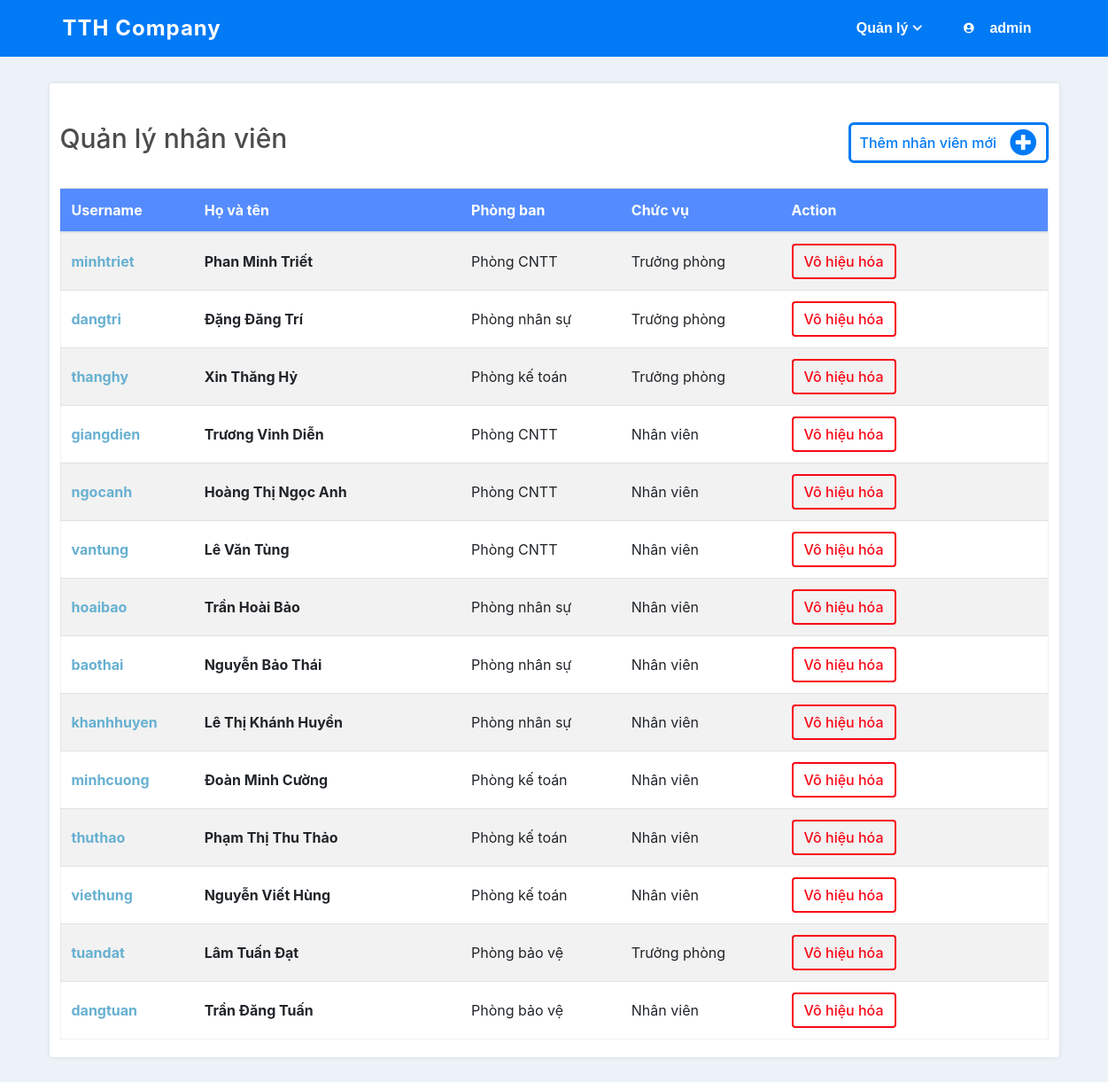
/view/User/UserManagement.php (signed in), run on the app's committed database.
### tables this page shows
CREATE TABLE `USERS` (
  `user_id` int NOT NULL,
  `user_name` varchar(20) NOT NULL,
  `password` varchar(255) NOT NULL,
  `user_role` varchar(15) NOT NULL,
  `ho_ten` varchar(100) DEFAULT NULL,
  `gioi_tinh` varchar(3) DEFAULT NULL,
  `ngay_sinh` date DEFAULT NULL,
  `sdt` varchar(10) DEFAULT NULL,
  `anh_dai_dien` varchar(255) DEFAULT NULL,
  `active` tinyint(1) DEFAULT '1',
  `so_absence_max` int DEFAULT NULL,
  `phong_ban_id` int DEFAULT NULL,
  `status` int DEFAULT NULL
);

CREATE TABLE `PHONG_BAN` (
  `phong_ban_id` int NOT NULL,
  `ten_phong` varchar(30) NOT NULL,
  `mo_ta` varchar(2550) DEFAULT NULL
);

### www/api/User/UserGet.api.php (called while the page is built, shortened)
<?php
    function _get_list_users() {
        $conn = connection();
        $stmt = $conn->prepare("SELECT `USERS`.*, `PHONG_BAN`.`ten_phong` FROM `USERS`, `PHONG_BAN` WHERE `USERS`.`phong_ban_id` = `PHONG_BAN`.`phong_ban_id` and `USERS`.`user_role` != N'Giám đốc' and `USERS`.`active` = 1 order by `USERS`.`user_id`");
        $stmt->execute();
        $results = $stmt->get_result();
        return $results;
    }
?>

### www/view/User/UserManagement.php (the view, shortened to what this page needs)
<!DOCTYPE html>
<html lang="en">
<head>
    <link rel="stylesheet" href="https://maxcdn.bootstrapcdn.com/bootstrap/4.5.2/css/bootstrap.min.css">
    <link rel="stylesheet" href="/style.css">
    <link rel="stylesheet" href="https://maxcdn.bootstrapcdn.com/font-awesome/4.4.0/css/font-awesome.min.css">
    <link rel="stylesheet" href="https://cdnjs.cloudflare.com/ajax/libs/normalize/8.0.1/normalize.min.css">
    <link rel="stylesheet" href="https://cdnjs.cloudflare.com/ajax/libs/font-awesome/5.15.4/css/all.min.css">
</head>
<body>
    <?php
        require("../../view/Common/Header.php");
        require_once("../../api/User/UserGet.api.php");
    ?>
    <div class="body-layout">
        <div class="container mb-5">
            <div class="row user-management">
                <div class="col">
                    <div class="row justify-content-between mb-3">
                        <h2 class="user-management-heading">Quản lý nhân viên</h2>
                        <div class="user-create">
                            <div class="btn_contain" href="#" data-toggle="modal" data-target="#userCreateModal">
                                <label>Thêm nhân viên mới</label>
                                <i class="fas fa-plus-circle add_btn"></i>
                            </div>
                        </div>
                    </div>
                </div>
                <div class="table-wrapper table-no-scroll">
                    <table class="user-list table table-hover table-striped">
                        <thead class="table-header">
                            <tr>
                                <th scope="col" class="align-middle employee-id">Username</th>
                                <th scope="col" class="align-middle employee-name">Họ và tên</th>
                                <th scope="col" class="align-middle employee-department">Phòng ban</th>
                                <th scope="col" class="align-middle employee-department">Chức vụ</th>
                                <th scope="col" class="align-middle">Action</th>
                            </tr>
                        </thead>
                        <tbody>
                            <?php
                                $users = _get_list_users();
                                if ($users->num_rows > 0) {
                                    while ($user =  $users->fetch_assoc()) {
                            ?>
                                <tr class="user-item" id="user_<?php echo $user['user_id'] ?>">
                                    <td> <a href="/view/User/UserDetail.php?user_id=<?php echo $user['user_id'] ?>"> <b><?php echo $user['user_name'] ?></b></a></td>
                                    <td class="font-weight-bold"><?php echo $user['ho_ten'] ?></td>
                                    <td><?php echo $user['ten_phong'] ?></td>
                                    <td><?php if($user['status'] == 0){echo "Nhân viên";}else{echo "Trưởng phòng";} ?></td>
                                    <td class="user-action">
                                        <button type="button" class="btn user-delete-btn" data-toggle="modal" data-target="#userDeleteModal" onClick="_setSelectedUser('<?php echo $user['user_name'] ?>')">Vô hiệu hóa</button>
                                    </td>
                                </tr>
                            <?php
                                    }
                                }else{
                                    echo '<tr> <td colspan=5>Chưa có user nào</td> </tr>';
                                }
                            ?>
                        </tbody>
                    </table>
                </div>
            </div>
        </div>
    </div>
</body>
</html>

### www/style.css (style rules this page uses)
:root { --bg-color: rgb(237, 242, 249); --grey-color: #b6b6b6; --blue-color: hsl(210, 100%, 48%); --blue-sub-color: hsl(210, 100%, 68%); --black-color: rgba(0, 0, 0, 0.85); --green-color: rgb(40, 167, 69); --red-color: #F90716; --warning-color: rgb(238, 92, 34); --in-progress-color: rgb(28, 214, 59); --task-detail-text: #42526e; --task-name-color: #1e3055; --sub-purple-colr: #9595e0; }
a { text-decoration: none; color: #67b0d1; }
body { overflow-x: hidden; background: var(--bg-color); }
.btn_contain { display: flex; width: fit-content; border: 3px solid var(--blue-color); color: var(--blue-color); border-radius: 6px; padding: 5px 10px; margin-bottom: 12px; justify-content: center; align-items: center; transition: 0.3s all ease; font-weight: 500; cursor: pointer; }
.btn_contain > label { display: block; margin: auto 0; transition: 0.3s all ease; }
.add_btn { transition: 0.3s all ease; margin-left: 15px; color: var(--blue-color); padding: 0 !important; display: flex; justify-content: center; align-items: center; font-size: 1.9rem; }
.user-delete-btn { background-color: transparent; color: var(--red-color); border: 2px solid var(--red-color) ; font-weight: 500; }
.body-layout { display: flex; width: 100%; padding: 0 !important; margin: 0 !important; overflow-x: hidden; background: var(--bg-color); }
.table-wrapper { width: 100%; background-color: rgba(255, 255, 255, 0.233); }
.table-wrapper table { margin-bottom: 0; }
.table-wrapper .table-header { background-color: #548CFF; color: white; }
.table td, th { vertical-align: middle !important; }
.user-list { border: 1px solid rgba(0,0,0,.05); }
.user-management { margin-top: 30px; background-color: #fff; padding: 14px 12px 20px 12px; border-radius: 3px; box-shadow: 0 0 5px rgb(0 0 0 / 10%); }
.user-management .user-item .user-action { min-width: 300px; }
.user-management .user-management-heading { color: rgb(76 76 76); font-weight: 500; margin: 30px 0px 0; font-size: 30px; }
.user-create { margin-top: 30px; }
.employee-id { min-width: 150px; }
.employee-name { min-width: 300px; }
.employee-department { min-width: 180px; }

### data on the page
users: user_name "minhtriet", ho_ten "Phan Minh Triết", phong_ban.ten_phong "Phòng CNTT", status "Trưởng phòng"
users: user_name "dangtri", ho_ten "Đặng Đăng Trí", phong_ban.ten_phong "Phòng nhân sự", status "Trưởng phòng"
users: user_name "thanghy", ho_ten "Xin Thăng Hỷ", phong_ban.ten_phong "Phòng kế toán", status "Trưởng phòng"
users: user_name "giangdien", ho_ten "Trương Vinh Diễn", phong_ban.ten_phong "Phòng CNTT", status "Nhân viên"
users: user_name "ngocanh", ho_ten "Hoàng Thị Ngọc Anh", phong_ban.ten_phong "Phòng CNTT", status "Nhân viên"
users: user_name "vantung", ho_ten "Lê Văn Tùng", phong_ban.ten_phong "Phòng CNTT", status "Nhân viên"
users: user_name "hoaibao", ho_ten "Trần Hoài Bảo", phong_ban.ten_phong "Phòng nhân sự", status "Nhân viên"
users: user_name "baothai", ho_ten "Nguyễn Bảo Thái", phong_ban.ten_phong "Phòng nhân sự", status "Nhân viên"
users: user_name "khanhhuyen", ho_ten "Lê Thị Khánh Huyền", phong_ban.ten_phong "Phòng nhân sự", status "Nhân viên"
users: user_name "minhcuong", ho_ten "Đoàn Minh Cường", phong_ban.ten_phong "Phòng kế toán", status "Nhân viên"
users: user_name "thuthao", ho_ten "Phạm Thị Thu Thảo", phong_ban.ten_phong "Phòng kế toán", status "Nhân viên"
users: user_name "viethung", ho_ten "Nguyễn Viết Hùng", phong_ban.ten_phong "Phòng kế toán", status "Nhân viên"
users: user_name "tuandat", ho_ten "Lâm Tuấn Đạt", phong_ban.ten_phong "Phòng bảo vệ", status "Trưởng phòng"
users: user_name "dangtuan", ho_ten "Trần Đăng Tuấn", phong_ban.ten_phong "Phòng bảo vệ", status "Nhân viên"

### other printed values
$_SESSION["username"] "admin"
